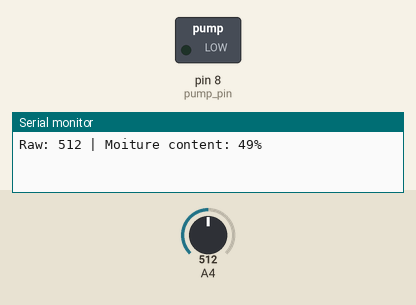
This sketch was run on a simulated Arduino Uno, built with avr-gcc and run on an emulated ATmega328P. On the bench: switched loads named in the sketch (green lamp = pin HIGH), the last lines printed to the serial monitor. The test bench sets the inputs (shaded band); at power-on: A4 = 512.

Above: at 0.1 s.
At 0.6 s:
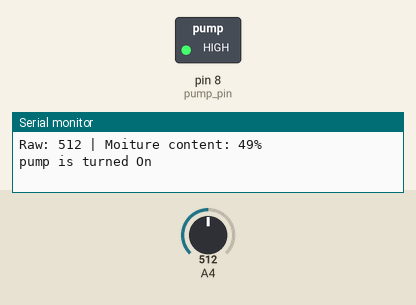
Timing chart, 0 to 2.1 s (numbered marks = the images above):
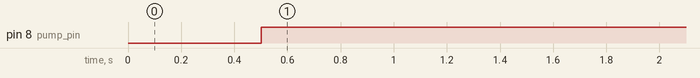

The sketch:

code.ino
```cpp
int dryValue = 1023; // maximum raw value given by FC-28 sensor
int wetValue = 0;    //minimum raw value given by FC-28 sensor
int DryValuep = 0;  // to map in terms of percentage
int WetValuep = 100;
int pump_pin=8;    //Digital pin

void setup() {
  Serial.begin(9600);
  pinMode(pump_pin,OUTPUT);
}


void loop() {
  int rawValue = analogRead(A4); //Reading the raw data from FC-28
  Serial.print("Raw: ");
  Serial.print(rawValue);
  Serial.print(" | ");

  int moiture = map(rawValue, dryValue, wetValue, DryValuep, WetValuep);  //mapping the raw data in terms of percentage

  Serial.print("Moiture content: ");
  Serial.print(moiture);
  Serial.println("%");
  delay(500);
  if(moiture<50)
  {
     Serial.print("pump is turned On");
     Serial.print("");
    digitalWrite(pump_pin,HIGH);
    delay(2000);
  }
  else
  {
    digitalWrite(pump_pin,LOW);

  }

}
```

Measured:
- by itself, pin 8 (pump_pin): LOW → HIGH at 0.50 s
